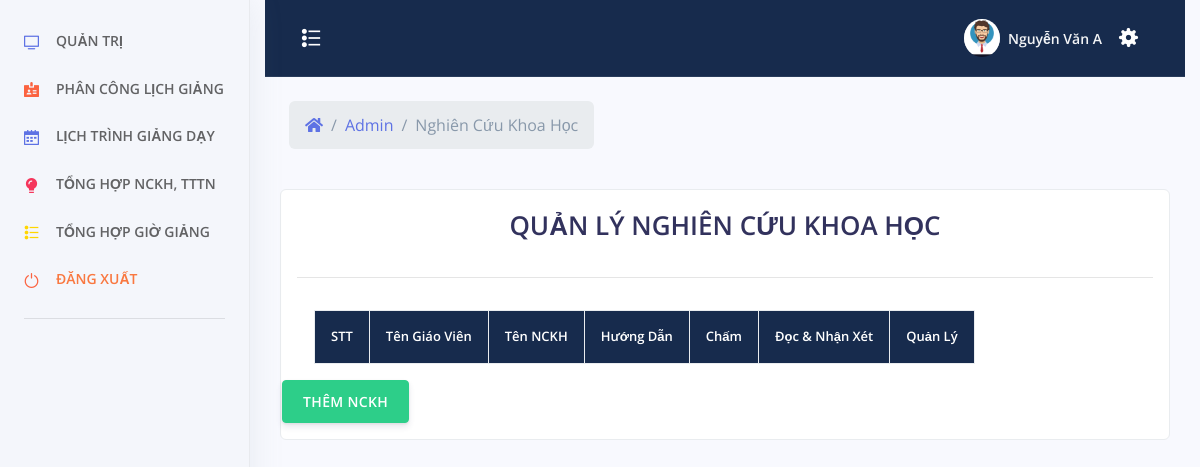
The page /admin/index.php?menu=nghien-cuu (signed in) on the database as committed earlier.
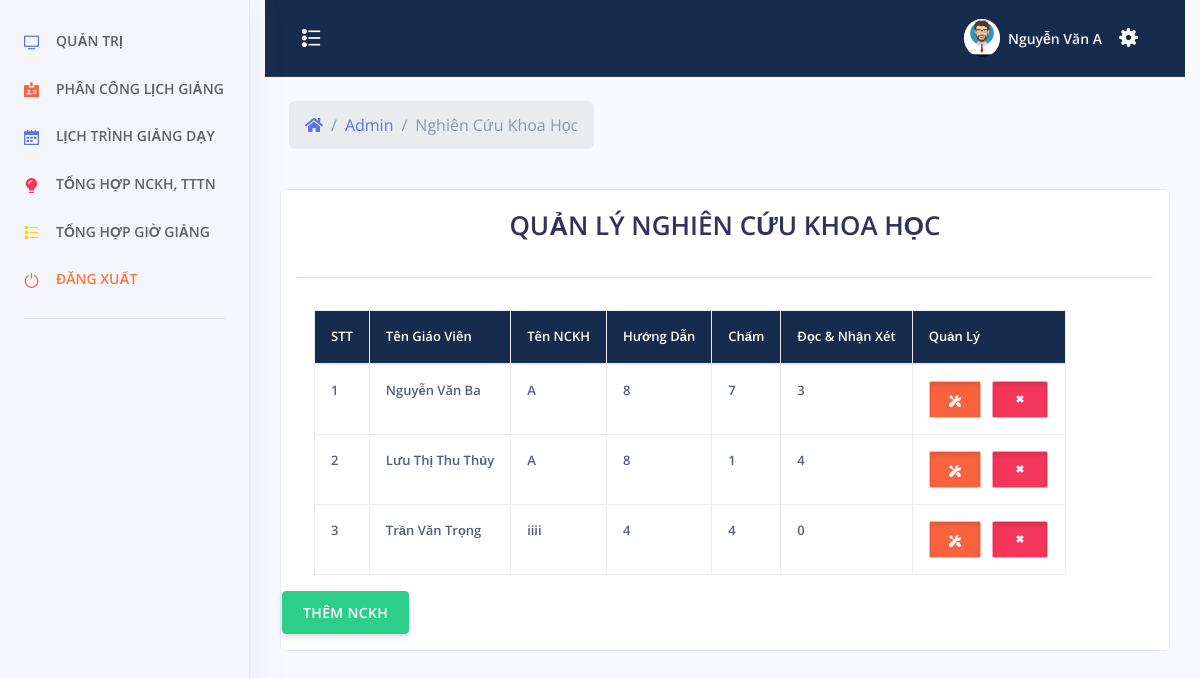
The same page on the database as committed later.
### tables this page shows
CREATE TABLE `nghiencuu` (
  `id` int(11) NOT NULL,
  `id_giaovien` int(11) NOT NULL,
  `ten` varchar(500) NOT NULL,
  `huong_dan` int(11) DEFAULT NULL,
  `cham` int(11) DEFAULT NULL,
  `doc` int(11) DEFAULT NULL
);

CREATE TABLE `tai_khoan` (
  `id_tai_khoan` int(11) NOT NULL,
  `ten_tai_khoan` varchar(30) NOT NULL,
  `mat_khau` varchar(100) NOT NULL,
  `nhom_tai_khoan` tinyint(2) NOT NULL,
  `ten_sinh_vien` varchar(100) NOT NULL,
  `sdt` varchar(20) NOT NULL,
  `ngay_sinh` varchar(50) NOT NULL,
  `ngay_tao` datetime NOT NULL
);

### admin/nghien-cuu.php (the view, shortened to what this page needs)
<?php
	include_once('../config/config.php');
	include_once('../header.php');
 ?>
<?php
		if($_SESSION["taikhoan"] == NULL){ ?>
			<script>
				window.location.href="../tai-khoan/dang-nhap.php";
			</script>
		<?php }else {?>
			<div class="row align-items-center py-4">
            <div class="col-lg-6 col-7">
              <nav aria-label="breadcrumb" class="d-none d-md-inline-block ml-md-4">
                <ol class="breadcrumb breadcrumb-links breadcrumb-dark">
                  <li class="breadcrumb-item"><a href="#"><i class="fas fa-home"></i></a></li>
                  <li class="breadcrumb-item"><a href="index.php">Admin</a></li>
                  <li class="breadcrumb-item active" aria-current="page">Nghiên Cứu Khoa Học</li>
                </ol>
              </nav>
            </div>
          </div>
    <div style="color:#FFF" class="col-xs-12 col-sm-12 col-md-12 col-lg-12 adminhihi">
		<div class="list-group-item">
		<?php
			$sql = "SELECT * FROM `nghiencuu`";
			$qr = mysqli_query($conn, $sql);
		 ?>
			<div class="caption">
			<h1 style="text-align: center">QUẢN LÝ NGHIÊN CỨU KHOA HỌC</h1>
			</div>
			<hr>
			<div class="row">
				<table class="table table-bordered table-responsive">
					<tr class="chimuc">
						<th>STT</th>
						<th>Tên Giáo Viên</th>
						<th>Tên NCKH</th>
						<th>Hướng Dẫn</th>
						<th>Chấm</th>
						<th>Đọc & Nhận Xét</th>
						<th>Quản Lý</th>
					</tr>
					<tbody>
						<?php $stt =1; ?>
					<?php while($row = mysqli_fetch_assoc($qr)){ ?>
						<tr>
							<td><?php echo $stt; $stt += 1; ?></td>
							<td><?php
								$idgv = $row["id_giaovien"];
								$sqlgv = "SELECT `ten_sinh_vien` FROM `tai_khoan` WHERE `id_tai_khoan` = '$idgv'";
								$qrgv = mysqli_query($conn, $sqlgv);
								$rowgv = mysqli_fetch_assoc($qrgv);
								echo $rowgv["ten_sinh_vien"];
							?>
							</td>
							<td><?php echo $row["ten"]?></td>
							<td><?php echo $row["huong_dan"]?></td>
							<td><?php echo $row["cham"]?></td>
							<td><?php echo $row["doc"]?></td>
							<td align="center">
                                <button type="button" id="sua" class="btn btn-warning btn-xs button-sua" title="Sửa"
                                tens="<?php echo $row["ten"]?>"
                                idgvs="<?php echo $row["id_giaovien"]?>"
                                idsua="<?php echo $row["id"]?>" ><span class="glyphicon glyphicon-edit"></span>
								<span class="btn-inner--icon"><i class="ni ni-settings"></i></span>
							</button>
  								<button type="button" id="xoa" xoa="<?php echo $row["id"]?>" class="btn btn-danger btn-xs button-sua" title="Xóa"><span class="glyphicon glyphicon-trash"></span>
								  <span class="btn-inner--icon"><i class="ni ni-fat-remove"></i></span>
							</button>
							</td>
						</tr>
						<?php } ?>
					</tbody>
				</table>
<br>
<center>
	<button type="button" class="btn btn-success"  data-toggle="modal" data-target="#themadmin">THÊM NCKH</button>
</center>
			</div>
		</div>
    </div>
	<?php } ?>
</div>
 <?php
	include_once('../footer.php');
 ?>

Rows that differ between the two databases and show on the page:
added nghiencuu: tai_khoan.ten_sinh_vien "Nguyễn Văn Ba", ten "A", huong_dan "8", cham "7", doc "3"
added nghiencuu: tai_khoan.ten_sinh_vien "Lưu Thị Thu Thủy", ten "A", huong_dan "8", cham "1", doc "4"
added nghiencuu: tai_khoan.ten_sinh_vien "Trần Văn Trọng", ten "iiii", huong_dan "4", cham "4", doc "0"
